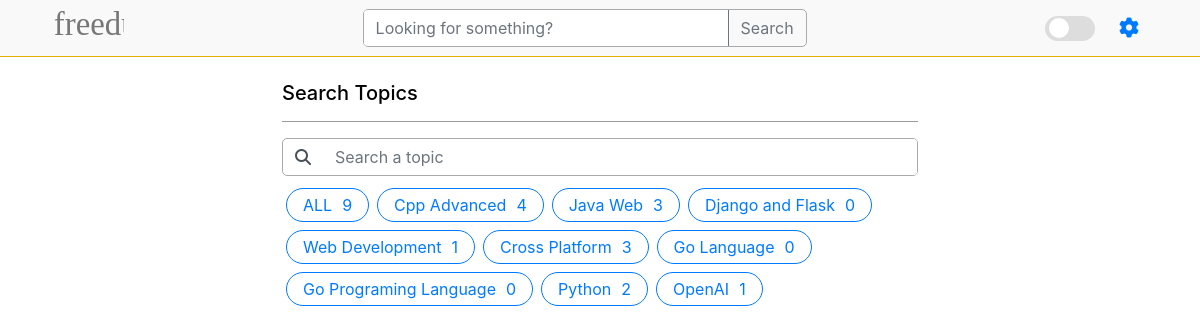
The page /topics/ on the database as committed earlier.
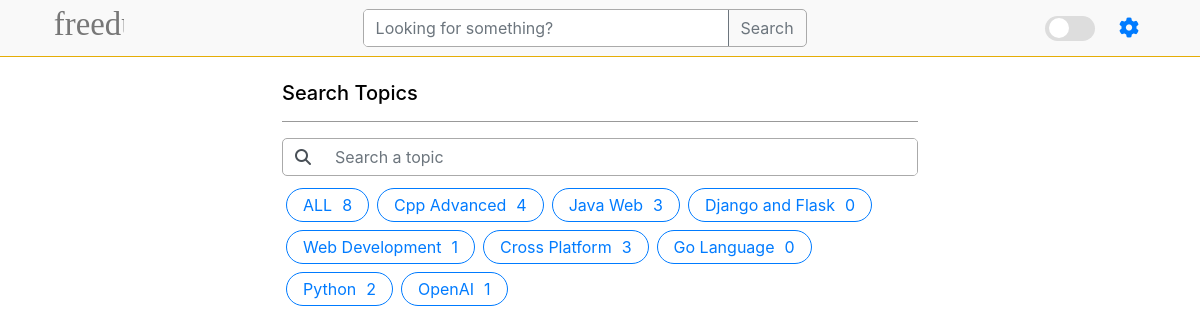
The same page on the database as committed later.
### base/models.py (models this page shows, shortened)
class Topic(models.Model):
    name = models.CharField(max_length=200)

### base/views.py (the view)
# urls.py: path('topics/', views.topicsPage, name='topics'),
def topicsPage(request):
    q = request.GET.get('q') if request.GET.get('q') != None else ''
    topics = Topic.objects.filter(name__icontains=q)
    return render(request, 'base/topics.html', {'topics': topics})

### base/templates/base/topics.html (shortened to what this page needs)
{% extends "main.html" %} {% block content %} {% load static %}
<div class="container my-4">
    <div class="container inner-container">
        <h5 class="my-2">Search Topics</h5>
        <hr style="background-color: var(--search-border);">
        <form
            action=""
            method="GET"
            class="d-flex m-0 mb-2"
            role="search"
            style="width: 100%"
        >
            <div
                class="input-group"
                style="
                    border: solid 1px var(--search-border);
                    border-radius: 5px;
                "
            >
                <button
                    class="input-group-text border-0"
                    id="basic-addon1" type="submit"
                    style="background-color: transparent"
                >
                    <i class="fa fa-search" aria-hidden="true"></i
                ></button>
                <input
                    class="form-control my-0"
                    type="search"
                    name="q"
                    placeholder="Search a topic"
                    aria-label="Search"
                    style="
                        background-color: var(--search-color);
                        border-width: 0px;
                        color: var(--text-color);
                    "
                    aria-describedby="button-addon2"
                />
            </div>
        </form>
        <div class="container d-flex flex-wrap p-0 m-0">
            <a
                class="d-flex btn btn-outline-primary px-3 py-1 m-1"
                style="gap: 10px; width: fit-content; border-radius: 20px"
                href="{% url "topics" %}"
            >
                ALL
                <span>{{topics.count}}</span>
            </a>
            {% for topic in topics %}
                <a
                    class="d-flex btn btn-outline-primary px-3 py-1 m-1"
                    style="gap: 10px; border-radius: 20px; width: fit-content"
                    href="{% url "home" %}?q={{topic.name}}"
                >
                {{topic.name}}
                <span>{{topic.room_set.all.count}}</span>
            </a>
            {% endfor %}
        </div>
    </div>
</div>
{% endblock content %}

Rows that differ between the two databases and show on the page:
removed Topic: name "Go Programing Language", room_set.all.count "0"
Other text that changed with them:
{{ topics.count }}: "9" → "8"
